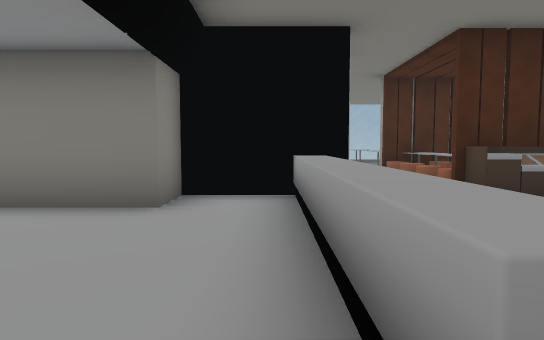
View 1 (above)

14 first-person views from a walk through a 3-D level made in the Unity game engine. The camera is 1.5 m above the floor, tilts 4° down and sees 75° across. The floor is counted in squares, 2 m on a side. Each view is taken from the middle of a square. On the plan, view 1 faces up. The plan holds only what a view shows up to about 11 squares ahead; the rest is blank. The place goes on beyond the plan. The player character is not drawn.

View 2
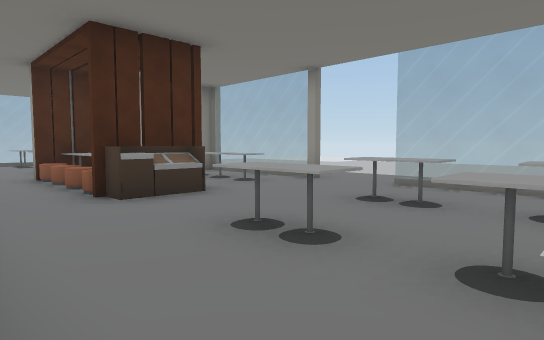

View 3
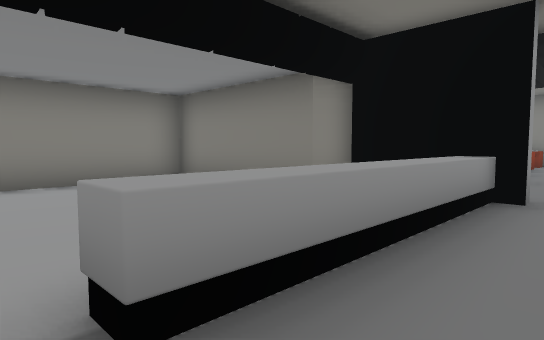

View 4
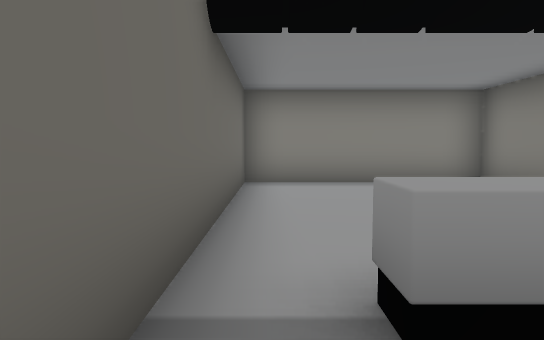

View 5
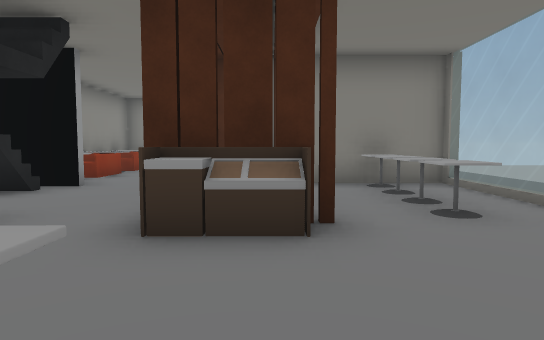

View 6
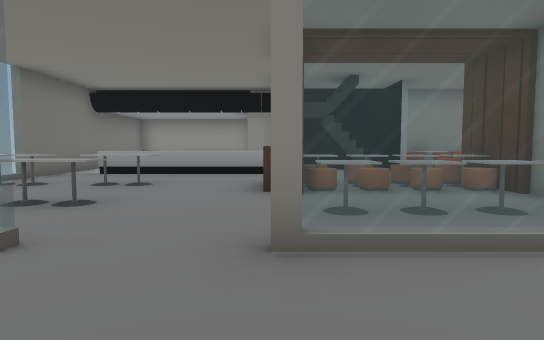

View 7
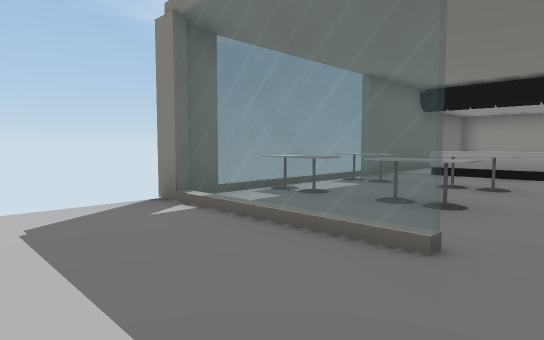

View 8
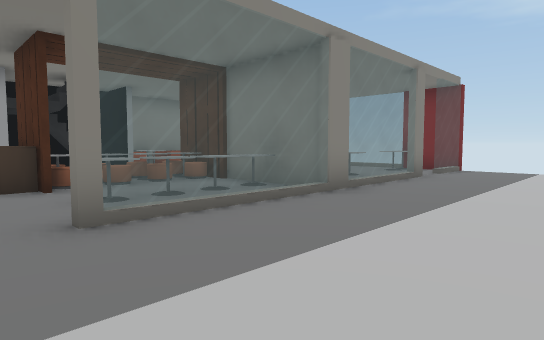

View 9
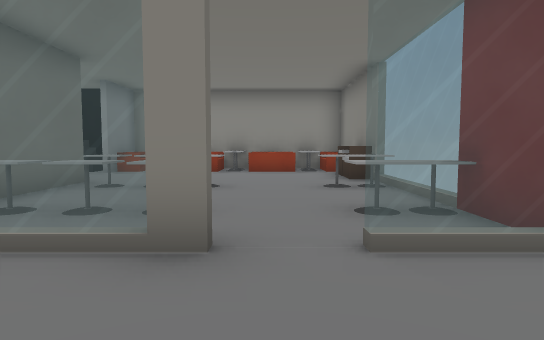

View 10
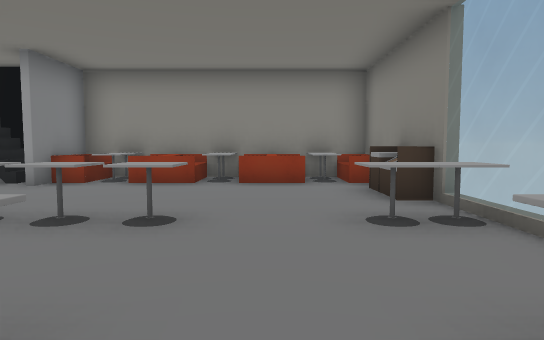

View 11
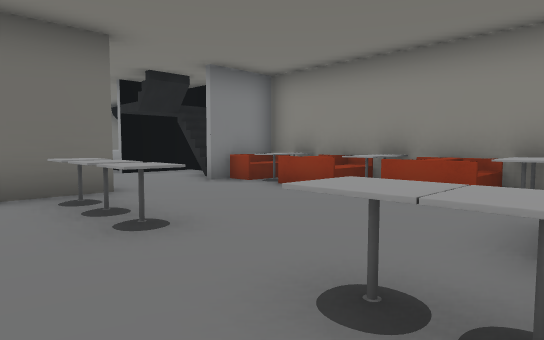

View 12
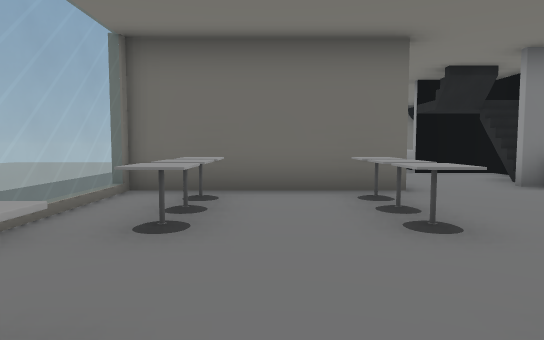

View 13
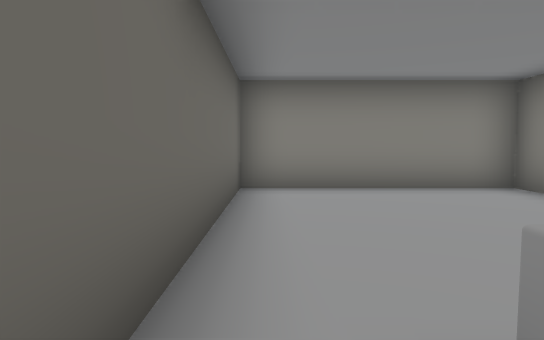

View 14
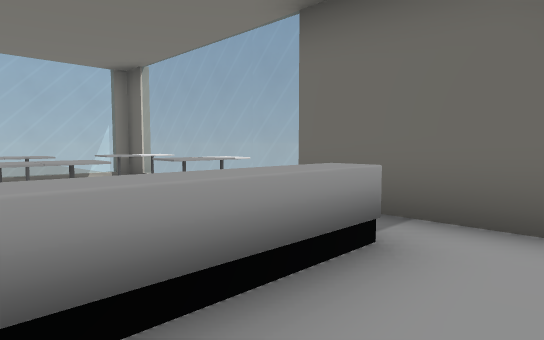

### Floor plan
Key: @ floor where view 1 was taken; # wall or solid block; . floor; / step, stairs or slope; = window, fence, low wall or low ledge; ^ raised ledge; O other object.
Columns run from 6 left of view 1 to 13 right of it. Each row starts with its distance up from view 1.
 15      #^##.O.O=..
 14      ^^...O.O=...
 13      ^^............
 12      ^^...^.^=.....
 11      ^^...^.^=....
 10      ^^...^.^=...
  9      ^^..###^#...
  8      #/...^.^=....
  7      #/..^^.^=....
  6      #...^^.^=.....
  5 #######^.^^...#.....
  4 #......^............
  3 #......^.....=......
  2 #......^.O.O.=......
  1 #......^.....=.....
  0 #.....@..O.O.=....
 -1 ##### ###====#

Where each view was taken, in squares from view 1:
view 1: 0 up, 0 right, facing up
view 2: 0 up, 1 right, facing up-right
view 3: 0 up, 2 right, facing up-left
view 4: 0 up, 2 right, facing left
view 5: 2 up, 4 right, facing up
view 6: 5 up, 10 right, facing left
view 7: 4 up, 10 right, facing down-left
view 8: 4 up, 11 right, facing up-left
view 9: 13 up, 10 right, facing left
view 10: 13 up, 7 right, facing left
view 11: 15 up, 5 right, facing down-left
view 12: 15 up, 5 right, facing down
view 13: 0 up, 1 right, facing left
view 14: 3 up, 1 left, facing down-right
